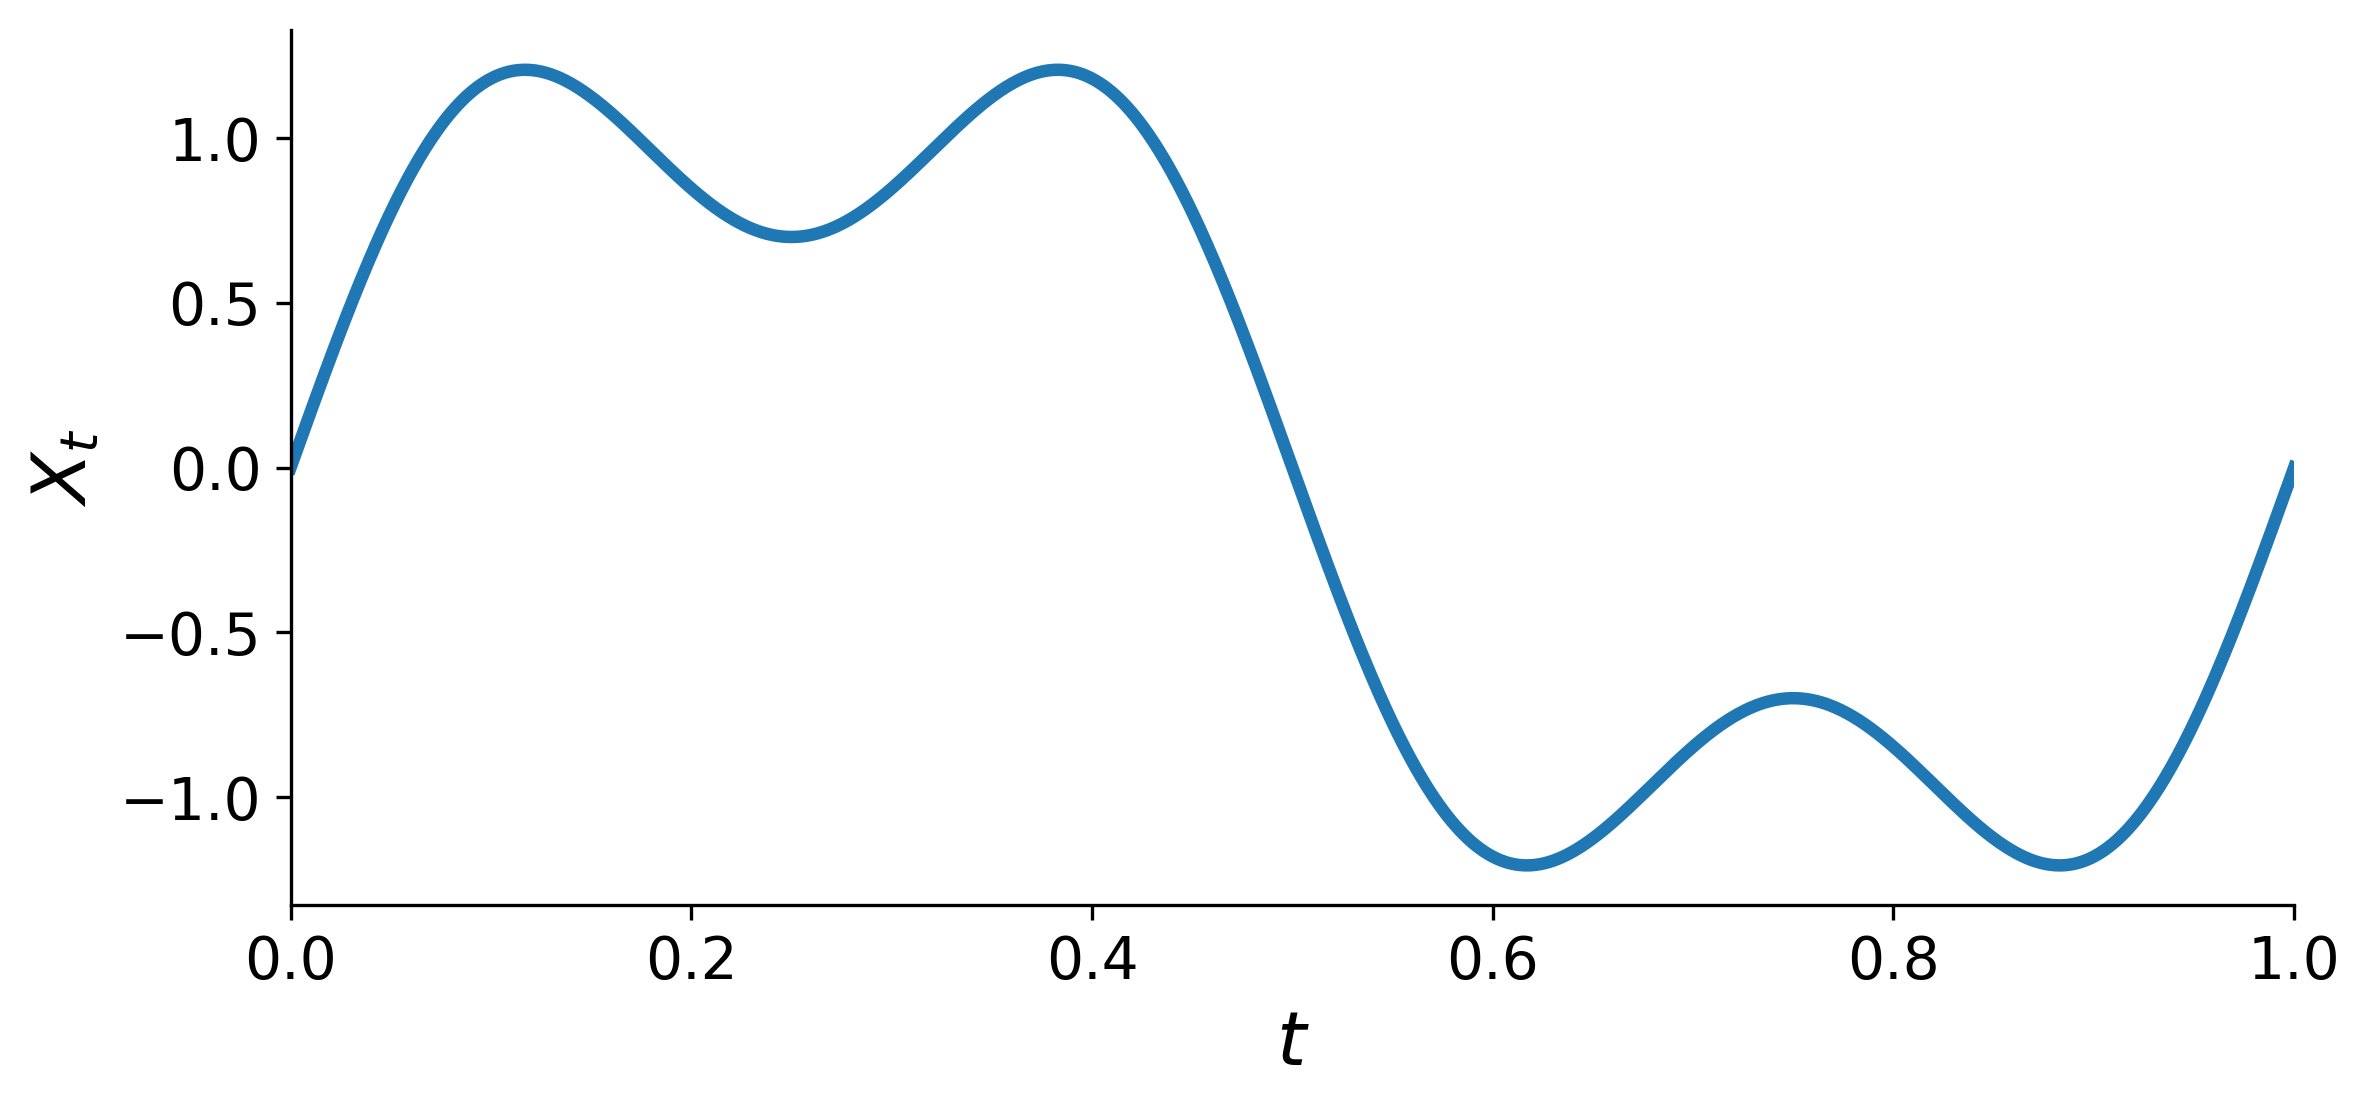

Reproduce this figure in Python.
import numpy as np
import matplotlib.pyplot as plt

# -------------------------------------------------
# Mixed-frequency sine signal
# X(t) = 1.2 sin(2πt) + 0.5 sin(6πt)
# -------------------------------------------------

# Number of observations
n = 2000

# Time grid
t = np.linspace(0, 1, n)

# Signal
X = 1.2 * np.sin(2 * np.pi * t) \
  + 0.5 * np.sin(6 * np.pi * t)

# -------------------------------------------------
# Plot
# -------------------------------------------------

plt.figure(figsize=(10, 3.8), facecolor='none')

plt.plot(
    t,
    X,
    color='#1f77b4',
    linewidth=4
)

plt.xlabel(r'$t$', fontsize=20)
plt.ylabel(r'$X_t$', fontsize=20)

plt.xlim(0, 1)

ax = plt.gca()
ax.spines['top'].set_visible(False)
ax.spines['right'].set_visible(False)
ax.set_facecolor('none')

plt.xticks(fontsize=18)
plt.yticks(fontsize=18)

plt.tight_layout()

plt.savefig(
    "MixedFrequencySine_n2000.png",
    dpi=400,
    transparent=True,
    bbox_inches="tight"
)

plt.show()
